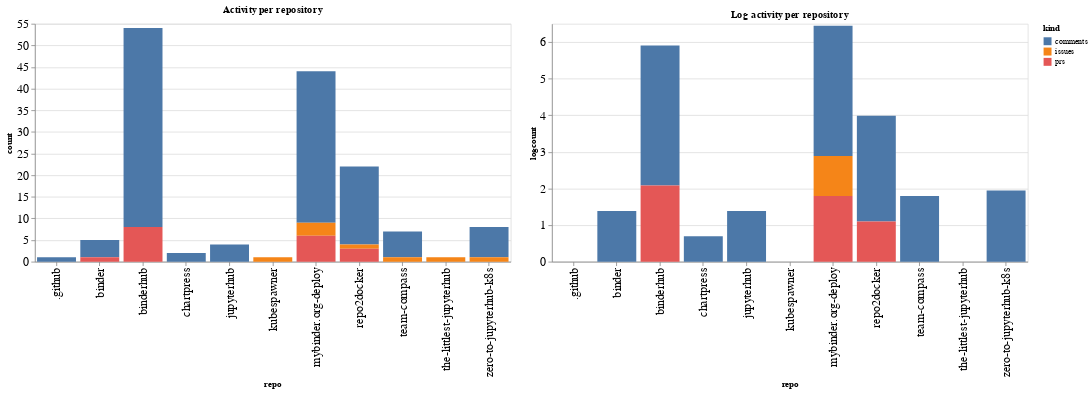

The notebook cell saved with this chart:
### Code cell
ch1 = alt.Chart(repo_summaries, width=600, title="Activity per repository").mark_bar().encode(
    x='repo',
    y='count',
    color='kind',
    tooltip="kind"
)

ch2 = alt.Chart(repo_summaries, width=600, title="Log activity per repository").mark_bar().encode(
    x='repo',
    y='logcount',
    color='kind',
    tooltip="kind"
)

ch1 | ch2

### Figure 1 — Vega-Lite specification as saved in the notebook (floating-point values rounded to 4 significant figures)
{"config": {"axisLeft": {"labelFontSize": 15}, "axisBottom": {"labelFontSize": 15}}, "hconcat": [{"mark": "bar", "encoding": {"color": {"type": "nominal", "field": "kind"}, "tooltip": {"type": "nominal", "field": "kind"}, "x": {"type": "nominal", "field": "repo"}, "y": {"type": "quantitative", "field": "count"}}, "title": "Activity per repository", "width": 600}, {"mark": "bar", "encoding": {"color": {"type": "nominal", "field": "kind"}, "tooltip": {"type": "nominal", "field": "kind"}, "x": {"type": "nominal", "field": "repo"}, "y": {"type": "quantitative", "field": "logcount"}}, "title": "Log activity per repository", "width": 600}], "data": {"name": "data-ab2c7273e8623b729450cbd12b8bd9c6"}, "$schema": "https://vega.github.io/schema/vega-lite/v4.8.1.json", "datasets": {"data-ab2c7273e8623b729450cbd12b8bd9c6": [{"repo": ".github", "kind": "comments", "count": 1, "logcount": 0.0}, {"repo": "binder", "kind": "comments", "count": 4, "logcount": 1.386}, {"repo": "binder", "kind": "prs", "count": 1, "logcount": 0.0}, {"repo": "binderhub", "kind": "comments", "count": 46, "logcount": 3.829}, {"repo": "binderhub", "kind": "prs", "count": 8, "logcount": 2.079}, {"repo": "chartpress", "kind": "comments", "count": 2, "logcount": 0.6931}, {"repo": "jupyterhub", "kind": "comments", "count": 4, "logcount": 1.386}, {"repo": "kubespawner", "kind": "issues", "count": 1, "logcount": 0.0}, {"repo": "mybinder.org-deploy", "kind": "comments", "count": 35, "logcount": 3.555}, {"repo": "mybinder.org-deploy", "kind": "issues", "count": 3, "logcount": 1.099}, {"repo": "mybinder.org-deploy", "kind": "prs", "count": 6, "logcount": 1.792}, {"repo": "repo2docker", "kind": "comments", "count": 18, "logcount": 2.89}, {"repo": "repo2docker", "kind": "issues", "count": 1, "logcount": 0.0}, {"repo": "repo2docker", "kind": "prs", "count": 3, "logcount": 1.099}, {"repo": "team-compass", "kind": "comments", "count": 6, "logcount": 1.792}, {"repo": "team-compass", "kind": "issues", "count": 1, "logcount": 0.0}, {"repo": "the-littlest-jupyterhub", "kind": "issues", "count": 1, "logcount": 0.0}, {"repo": "zero-to-jupyterhub-k8s", "kind": "comments", "count": 7, "logcount": 1.946}, {"repo": "zero-to-jupyterhub-k8s", "kind": "issues", "count": 1, "logcount": 0.0}]}}
